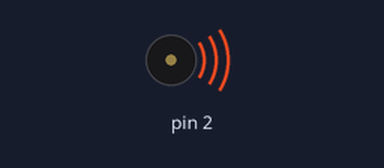
Recording of a program running on a simulated Arduino Uno, built with avr-gcc and run on an emulated ATmega328P. On the bench: buzzer (waves = sounding).

Above: at 0.57 s.
Timing chart, 0 to 3.0 s (numbered marks = the images above):
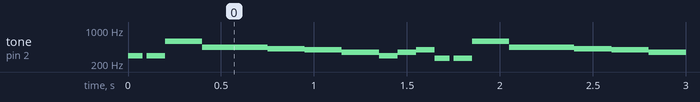

Measured:
- by itself, tone on pin 2: plays 294 Hz for 0.08 s, 294 Hz for 0.10 s, 587 Hz for 0.20 s, 440 Hz for 0.35 s, 415 Hz for 0.20 s, 392 Hz for 0.20 s … (787 notes in this stretch)

The program:

main.cpp
```cpp
#include <Arduino.h>

void setup(){
  pinMode(2, OUTPUT);
}

void loop() {
  //D
  tone(2, 294);
  delay(80);
  noTone(2);
  delay(20);
  tone(2, 294);
  delay(100);
  tone(2, 587);
  delay(200);
  tone(2, 440);
  delay(350);
  tone(2, 415);
  delay(200);
  tone(2, 392);
  delay(200);
  tone(2, 349);
  delay(200);
  tone(2, 294);
  delay(100);
  tone(2, 349);
  delay(100);
  tone(2, 392);
  delay(100);

  //C
  tone(2, 262);
  delay(80);
  noTone(2);
  delay(20);
  tone(2, 262);
  delay(100);
  tone(2, 587);
  delay(200);
  tone(2, 440);
  delay(350);
  tone(2, 415);
  delay(200);
  tone(2, 392);
  delay(200);
  tone(2, 349);
  delay(200);
  tone(2, 294);
  delay(100);
  tone(2, 349);
  delay(100);
  tone(2, 392);
  delay(100);

  //B
  tone(2, 247);
  delay(80);
  noTone(2);
  delay(20);
  tone(2, 247);
  delay(100);
  tone(2, 587);
  delay(200);
  tone(2, 440);
  delay(350);
  tone(2, 415);
  delay(200);
  tone(2, 392);
  delay(200);
  tone(2, 349);
  delay(200);
  tone(2, 294);
  delay(100);
  tone(2, 349);
  delay(100);
  tone(2, 392);
  delay(100);

  //B flat
  tone(2, 233);
  delay(80);
  noTone(2);
  delay(20);
  tone(2, 233);
  delay(100);
  tone(2, 587);
  delay(200);
  tone(2, 440);
  delay(350);
  tone(2, 415);
  delay(200);
  tone(2, 392);
  delay(200);
  tone(2, 349);
  delay(200);
  tone(2, 294);
  delay(100);
  tone(2, 349);
  delay(100);
  tone(2, 392);
  delay(100);

}
```
